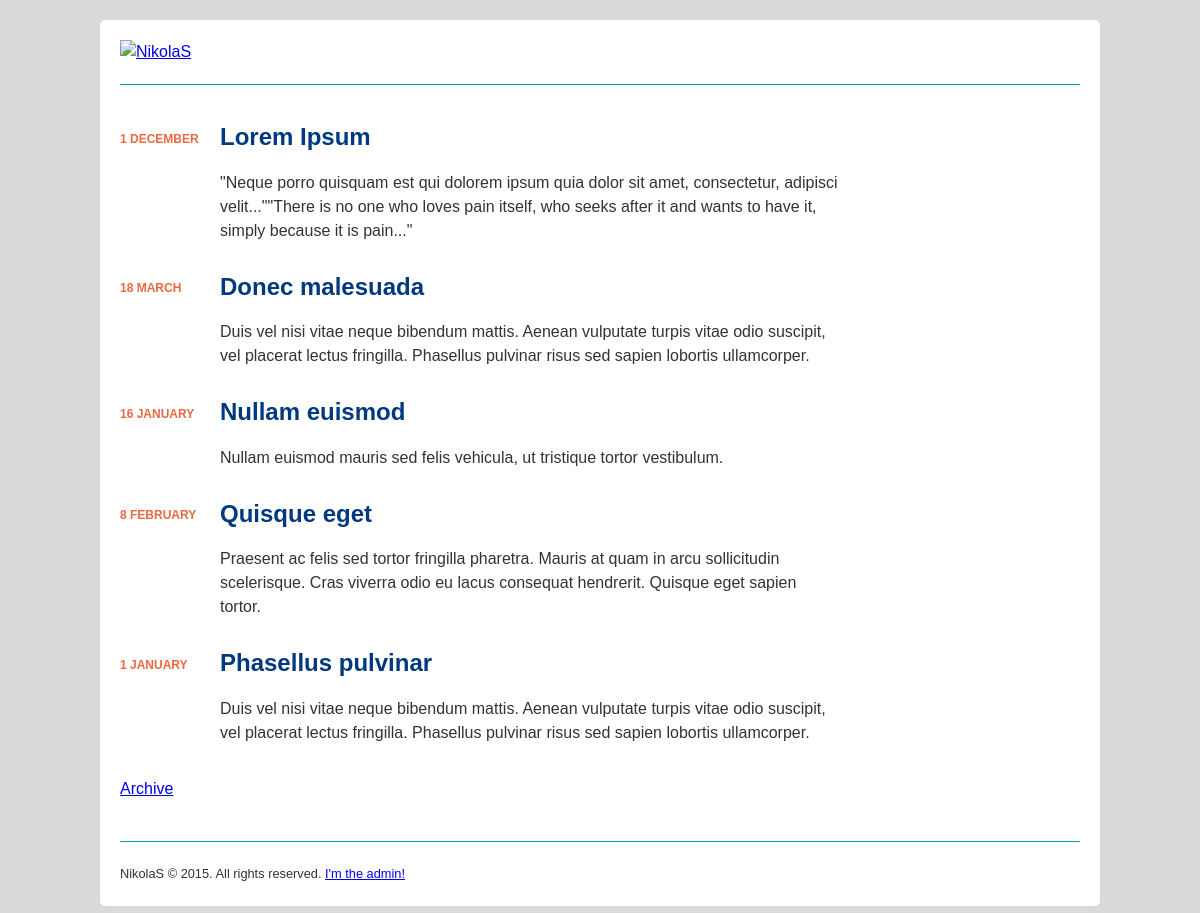
The page / on the database its author committed.
### tables this page shows
CREATE TABLE IF NOT EXISTS `articles` (
  `id` smallint(5) unsigned NOT NULL AUTO_INCREMENT,
  `publicationDate` date NOT NULL,
  `title` varchar(255) NOT NULL,
  `summary` text NOT NULL,
  `content` mediumtext NOT NULL,
  PRIMARY KEY (`id`)
);

### classes/Article.php (called while the page is built, shortened)
<?php
class Article
{
  public function __construct( $data=array() ) {
    if ( isset( $data['id'] ) ) $this->id = (int) $data['id'];
    if ( isset( $data['publicationDate'] ) ) $this->publicationDate = (int) $data['publicationDate'];
    if ( isset( $data['title'] ) ) $this->title = preg_replace ( "/[^\.\,\-\_\'\"\@\?\!\:\$ a-zA-Z0-9()]/", "", $data['title'] );
    if ( isset( $data['summary'] ) ) $this->summary = preg_replace ( "/[^\.\,\-\_\'\"\@\?\!\:\$ a-zA-Z0-9()]/", "", $data['summary'] );
  }
  public static function getList( $numRows=1000000, $order="publicationDate DESC" ) {
    $conn = new PDO( DB_DSN, DB_USERNAME, DB_PASSWORD );
    $sql = "SELECT SQL_CALC_FOUND_ROWS *, UNIX_TIMESTAMP(publicationDate) AS publicationDate FROM articles
    ORDER BY :order LIMIT :numRows";
    $st = $conn->prepare( $sql );
    $st->bindValue( ":numRows", $numRows, PDO::PARAM_INT );
    $st->bindValue( ":order", $order, PDO::PARAM_STR );
    $st->execute();
    $list = array();
    while ( $row = $st->fetch() ) {
      $article = new Article( $row );
      $list[] = $article;
    }
    $sql = "SELECT FOUND_ROWS() AS totalRows";
    $totalRows = $conn->query( $sql )->fetch();
    return ( array ( "results" => $list, "totalRows" => $totalRows[0] ) );
  }
}
?>

### templates/homepage.php (the view)
<?php include "templates/include/header.php" ?>
      <ul id="headlines">
<?php foreach ( $results['articles'] as $article ) { ?>
        <li>
          <h2>
            <span class="pubDate"><?php echo date('j F', $article->publicationDate)?></span><a href=".?action=viewArticle&amp;articleId=<?php echo $article->id?>"><?php echo htmlspecialchars( $article->title )?></a>
          </h2>
          <p class="summary"><?php echo htmlspecialchars( $article->summary )?></p>
        </li>
<?php } ?>
      </ul>
      <p><a href="./?action=archive">Archive</a></p>
<?php include "templates/include/footer.php" ?>

### style.css (style rules this page uses)
body { margin: 0; color: #333; background-color: #D9D9D9; font-family: "Trebuchet MS", Arial, Helvetica, sans-serif; line-height: 1.5em; }
h2, h2 a { color: #003980; }
h2 a { text-decoration: none; }
#headlines { list-style: none; padding-left: 0; width: 75%; }
#headlines li { margin-bottom: 2em; }
.pubDate { font-size: .8em; color: #eb6841; text-transform: uppercase; }
#headlines .pubDate { display: inline-block; width: 100px; font-size: .5em; vertical-align: middle; }
.summary { padding-left: 100px; }

### rows shown on the page
articles: publicationDate "1 DECEMBER", title "Lorem Ipsum", summary "\"Neque porro quisquam est qui dolorem ipsum quia dolor sit amet, consectetur, adipisci velit...\"\"There is no one who loves pain itself, who seeks after it and wants to have it, simply because it is pain...\""
articles: publicationDate "18 MARCH", title "Donec malesuada", summary "Duis vel nisi vitae neque bibendum mattis. Aenean vulputate turpis vitae odio suscipit, vel placerat lectus fringilla. Phasellus pulvinar risus sed sapien lobortis ullamcorper."
articles: publicationDate "16 JANUARY", title "Nullam euismod", summary "Nullam euismod mauris sed felis vehicula, ut tristique tortor vestibulum."
articles: publicationDate "8 FEBRUARY", title "Quisque eget", summary "Praesent ac felis sed tortor fringilla pharetra. Mauris at quam in arcu sollicitudin scelerisque. Cras viverra odio eu lacus consequat hendrerit. Quisque eget sapien tortor."
articles: publicationDate "1 JANUARY", title "Phasellus pulvinar", summary "Duis vel nisi vitae neque bibendum mattis. Aenean vulputate turpis vitae odio suscipit, vel placerat lectus fringilla. Phasellus pulvinar risus sed sapien lobortis ullamcorper."
